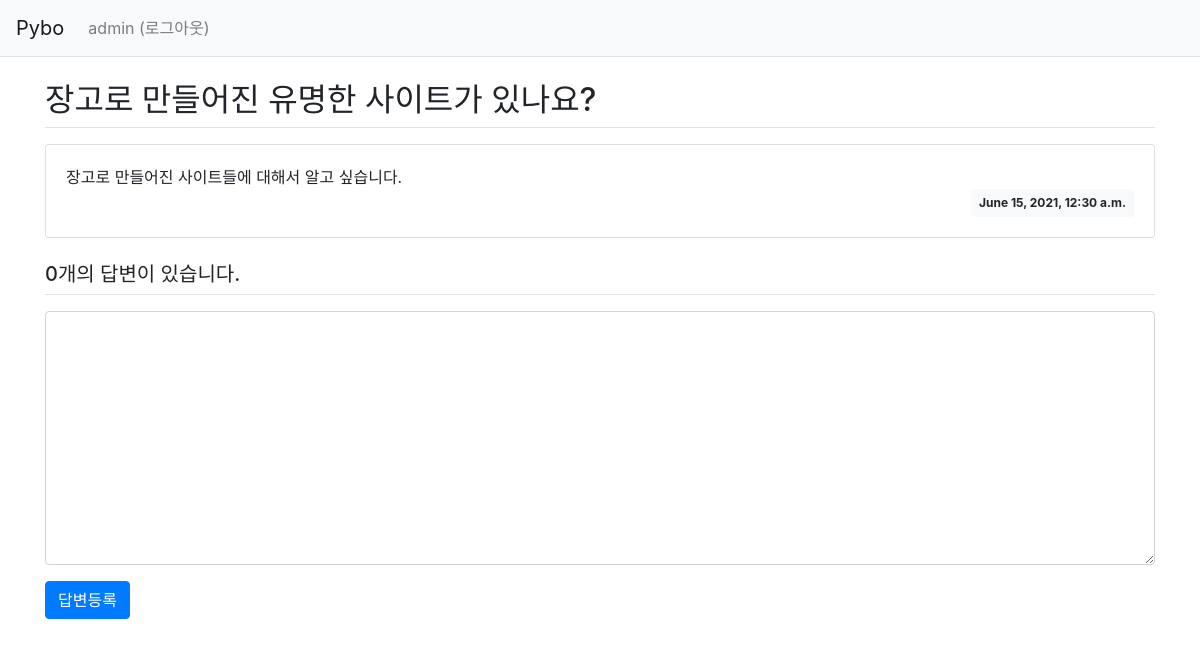
The app's page /pybo/answer/create/4/ (signed in), older data.
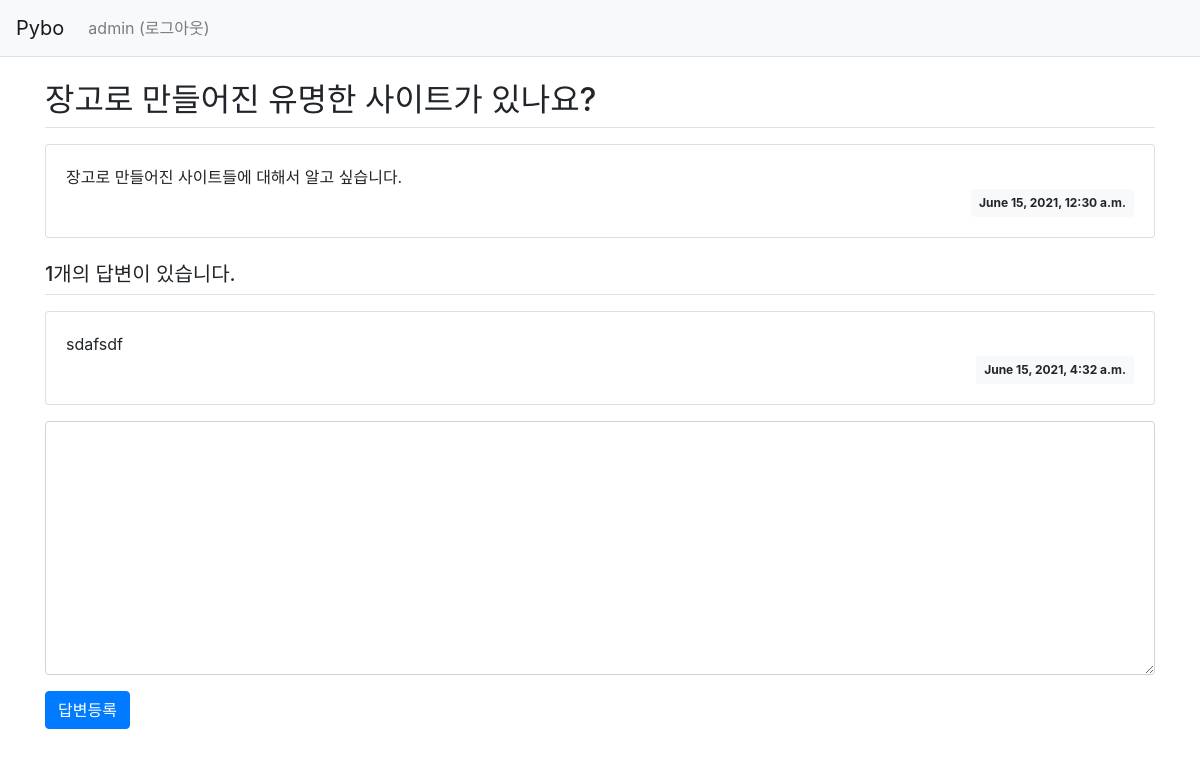
The same page, newer data.
### pybo/models.py (models this page shows, shortened)
class Question(models.Model):
    author = models.ForeignKey(User, on_delete=models.CASCADE)
    subject = models.CharField(max_length=200)
    content = models.TextField()
    create_date = models.DateTimeField()

class Answer(models.Model):
    author = models.ForeignKey(User, on_delete=models.CASCADE)
    question = models.ForeignKey(Question, on_delete=models.CASCADE)
    content = models.TextField()
    create_date = models.DateTimeField()

### pybo/views.py (the view)
# urls.py: path('answer/create/<int:question_id>/', views.answer_create, name="answer_create"),
@login_required(login_url='common:login')
def answer_create(request, question_id):
    question = get_object_or_404(Question, pk=question_id)
    if request.method == "POST":
        form = AnswerForm(request.POST)
        if form.is_valid():
            answer = form.save(commit=False)
            answer.author = request.user
            answer.create_date = timezone.now()
            answer.question = question
            answer.save()
            return redirect('pybo:detail', question_id=question.id)
    else:
        form = AnswerForm()
    context = {'question': question, 'form': form}
    return render(request, 'pybo/question_detail.html', context)

### pybo/forms.py
class AnswerForm(forms.ModelForm):
    class Meta:
        model = Answer
        fields = ['content']
        labels = {
            'content' : '답변내용'
        }

### templates/pybo/question_detail.html (shortened to what this page needs)
{% extends 'base.html' %}
{% block content %}
<div class="container my-3">
    <h2 class="border-bottom py-2">{{ question.subject }}</h2>
    <div class="card my-3">
        <div class="card-body">
            <div class="card-text" style="white-space: pre-line;">{{ question.content }}</div>
            <div class="d-flex justify-content-end">
                <div class="badge badge-light p-2">
                    {{ question.create_date }}
                </div>
            </div>
        </div>
    </div>
    <h5 class="border-bottom my-3 py-2">{{question.answer_set.count}}개의 답변이 있습니다.</h5>
    {% for answer in question.answer_set.all %}
    <div class="card my-3">
        <div class="card-body">
            <div class="card-text" style="white-space: pre-line;">{{ answer.content }}</div>
            <div class="d-flex justify-content-end">
                <div class="badge badge-light p-2">
                    {{ answer.create_date }}
                </div>
            </div>
        </div>
    </div>
    {% endfor %}
    <form action="{% url 'pybo:answer_create' question.id %}" method="post" class="my-3">
        <div class="form-group">
            <textarea {% if not user.is_authenticated %}disabled{% endif %}
                name="content" id="content" class="form-control" rows="10"></textarea>
        </div>
        <input type="submit" value="답변등록" class="btn btn-primary">
    </form>
</div>
{% endblock %}
<!-- {% load static %}
<!-- {% load static %}

Row changes from the older to the newer data that the page shows:
computed for Question "장고로 만들어진 유명한 사이트가 있나요?": answer_set.count "0" → "1"
added Answer: content "sdafsdf", create_date "June 15, 2021, 4:32 a.m."
